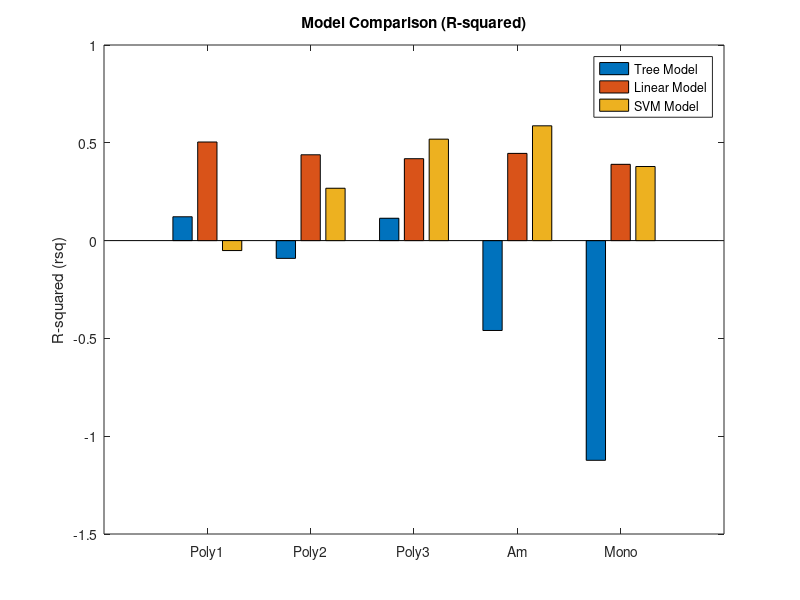

Recreate this plot in MATLAB.
clc;
clear;

% Define the data
datasets = {'Poly1', 'Poly2', 'Poly3', 'Am', 'Mono'};

rsqtree = [0.1219, -0.0909, 0.1143, -0.4595, -1.1233];
rsqlinear = [0.5041, 0.4388, 0.4188, 0.4459, 0.3900];
rsqsvm = [-0.0509, 0.2677, 0.5187, 0.5869, 0.3788];

% Create a figure for the grouped bar plot
figure;

% Create grouped bar plot for R-squared values
bar([rsqtree; rsqlinear; rsqsvm]');
ylabel('R-squared (rsq)');
title('Model Comparison (R-squared)');
legend('Tree Model', 'Linear Model', 'SVM Model');
xticklabels(datasets);
